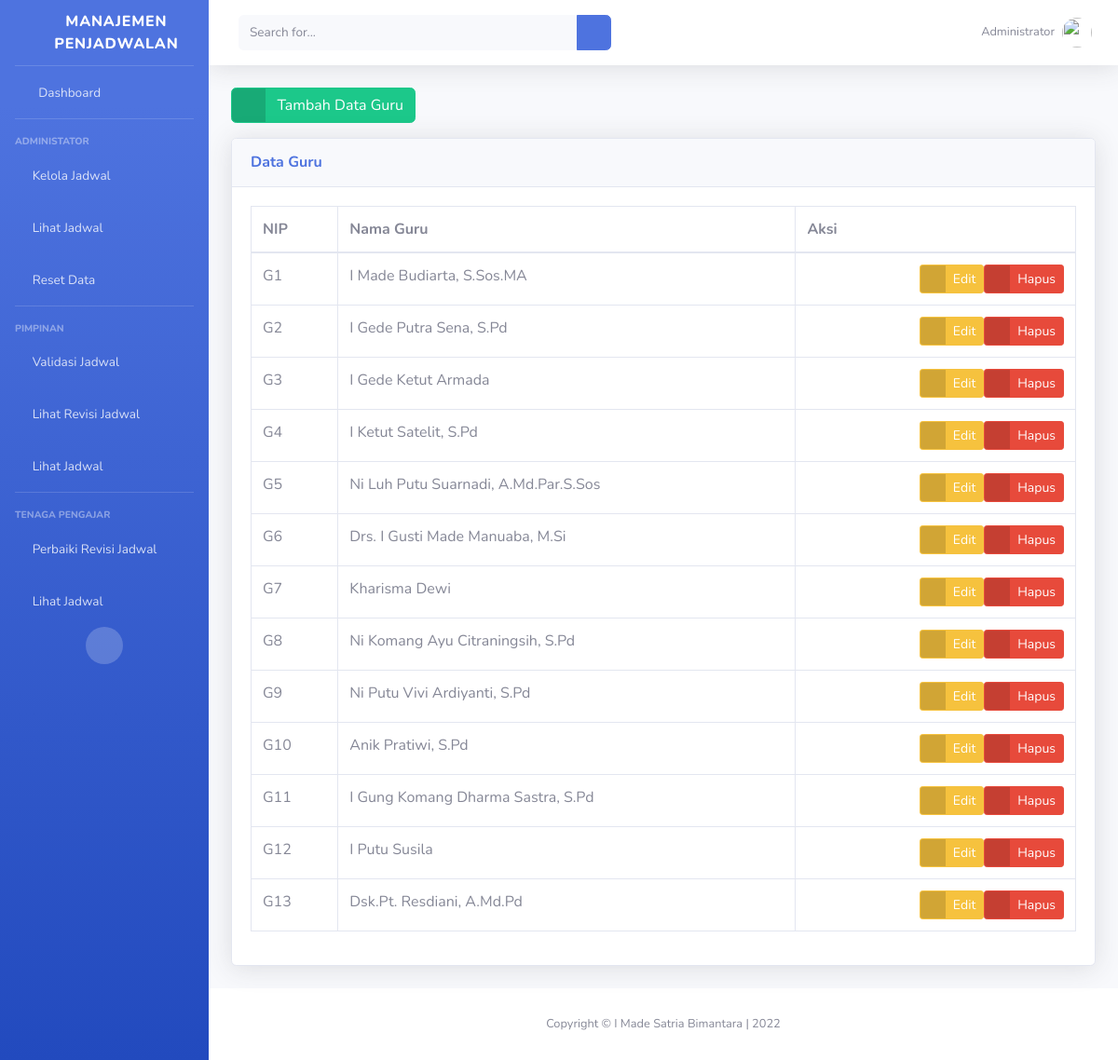
The app's page /administrator/guru/, older data.
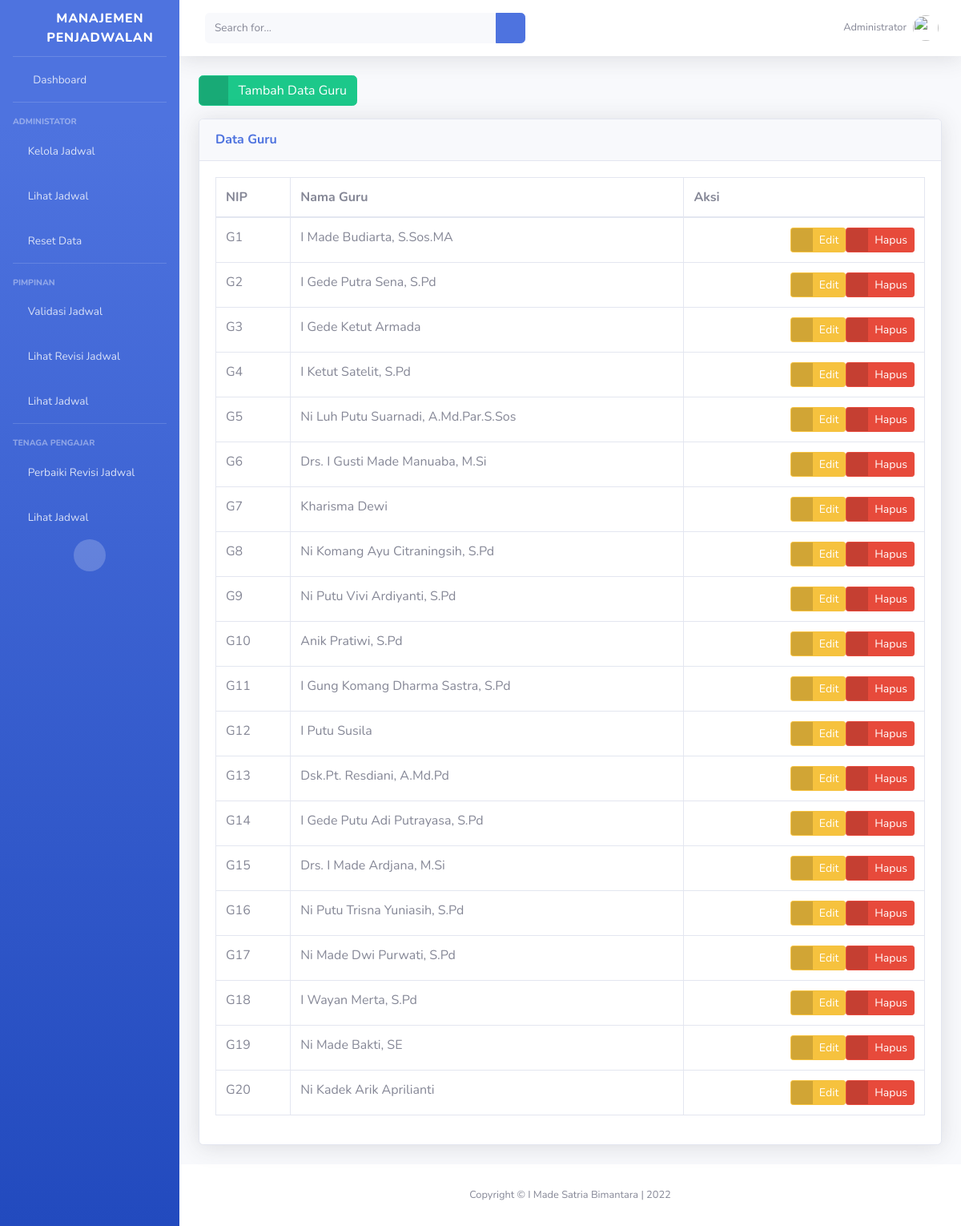
The same page, newer data.
### administrator/models.py (models this page shows, shortened)
class Guru(models.Model):
    nip = models.CharField(
        'Nomor Induk Pegawai',
        max_length=15,
        unique=True
    )
    nama_lengkap = models.CharField(
        'Nama Lengkap Guru',
        max_length=150,
        unique=True
    )
    email = models.EmailField(
        'Alamat Email Guru',
    )
    published = models.DateTimeField(
        auto_now_add=True,
        editable=False
    )
    updated = models.DateTimeField(
        auto_now=True,
        editable=False
    )
    class Meta:
        ordering = ['published']
        verbose_name_plural = "Guru"

### administrator/guru_views.py (the view)
# urls.py: path('guru/', GuruListView.as_view(), name='guru_list'),
class GuruListView(ListView):
    model = Guru
    template_name = "administrator/guru/list.html"
    context_object_name = 'guru_list'
    extra_context = {
        'title_page': 'Database | Guru',
        'subtitle_page': "Daftar Guru",
    }
    def get_context_data(self, **kwargs):
        self.kwargs.update(self.extra_context)
        kwargs = self.kwargs
        return super().get_context_data(**kwargs)

### templates/administrator/guru/list.html (shortened to what this page needs)
{% extends 'base.html' %}
{% block page_content %}
<div class="row">
    <div class="col">
        <a href="{% url 'administrator_IT:guru_create' %}" class="btn btn-success btn-icon-split">
            <span class="icon text-white-50">
                <i class="fas fa-plus-circle"></i>
            </span>
            <span class="text">Tambah Data Guru</span>
        </a>
    </div>
</div>
<div class="row mt-3">
    <div class="col">
        <div class="card shadow mb-4">
            <div class="card-header py-3">
                <h6 class="m-0 font-weight-bold text-primary">Data Guru</h6>
            </div>
            <div class="card-body">
                <div class="table-responsive">
                    <table class="table table-bordered" id="tableGuru" width="100%" cellspacing="0">
                        <thead>
                            <tr>
                                <th>NIP</th>
                                <th>Nama Guru</th>
                                <th>Aksi</th>
                            </tr>
                        </thead>
                        <tbody>
                            {% for guru in guru_list %}
                            <tr>
                                <td>{{guru.nip}}</td>
                                <td>{{guru.nama_lengkap}}</td>
                                <td>
                                    <div class="d-flex justify-content-end">
                                        <a href="{% url 'administrator_IT:guru_update' guru.id %}"
                                            class="btn btn-warning btn-icon-split btn-sm">
                                            <span class="icon text-white-50">
                                                <i class="fas fa-exclamation-triangle"></i>
                                            </span>
                                            <span class="text">Edit</span>
                                        </a>
                                        <a href="{% url 'administrator_IT:guru_delete' guru.id %}"
                                            class="btn btn-danger btn-icon-split btn-sm">
                                            <span class="icon text-white-50">
                                                <i class="fas fa-trash"></i>
                                            </span>
                                            <span class="text">Hapus</span>
                                        </a>
                                    </div>
                                </td>
                            </tr>
                            {% endfor %}
                        </tbody>
                    </table>
                </div>
            </div>
        </div>
    </div>
</div>
{% endblock page_content %}

Row changes from the older to the newer data that the page shows:
added Guru: nip "G14", nama_lengkap "I Gede Putu Adi Putrayasa, S.Pd"
added Guru: nip "G15", nama_lengkap "Drs. I Made Ardjana, M.Si"
added Guru: nip "G16", nama_lengkap "Ni Putu Trisna Yuniasih, S.Pd"
added Guru: nip "G17", nama_lengkap "Ni Made Dwi Purwati, S.Pd"
added Guru: nip "G18", nama_lengkap "I Wayan Merta, S.Pd"
added Guru: nip "G19", nama_lengkap "Ni Made Bakti, SE"
added Guru: nip "G20", nama_lengkap "Ni Kadek Arik Aprilianti"
